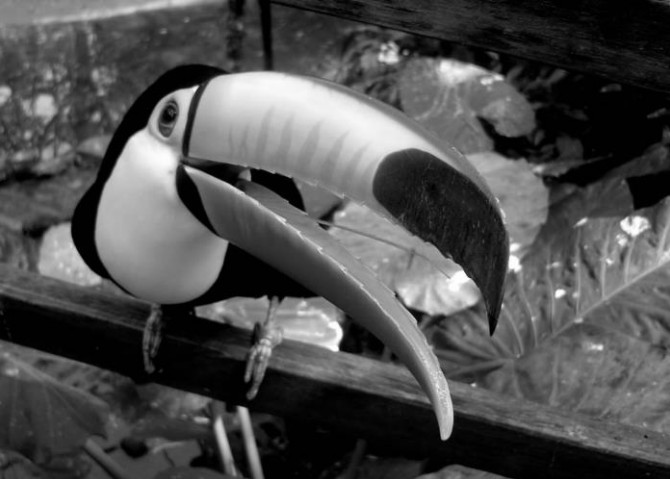
#> input picture aula-01/exercicios/images/tucano.png, 670 x 479 px
$ python quantization.py
#> lines starting #> are read from the running program, lines starting #| are printed output that depends on the picture
from PIL import Image, ImageOps
import numpy as np
import sys


def gray_quantization(data: np.array, b: int) -> np.array:
    """Quantiza uma imagem digital em escala de cinza
    para um número de bits especificado de acordo com
    o parâmetro b.

    Parameters
    ----------
    data : np.array
        Um array de numpy de shape (n,n), onde n é a amostragem da imagem
    b : int
        Um número inteiro especificando o número de bits

    Returns
    -------
    np.array
        Returna um array numpy de shape (n,n) com as cores quantizadas
    """
    i_min = data.min()
    i_max = data.max()
    step = (i_max - i_min) / (2 ** b - 1)
    q = (step * np.round((data - i_min) / step)).astype("uint8")
    return q


def main():
    """ Main function for application """

    # Recebendo o número de bits pela linha de comeando
    try:
        b = int(sys.argv[1])
    except:
        b = 2

    # Carrega a imagem
    image = Image.open("images/tucano.png")
#> image is the input picture: PIL image 670x479 RGB; min 0, max 255, mean 78.2

    # Converte em escala de cinza
    gray_image = ImageOps.grayscale(image)

    # Converte em um array de numpy
    gray_image_array = np.asarray(gray_image)

    # Aplica a quantização
    quant_image_array = gray_quantization(gray_image_array, b)
#> in gray_quantization, `i_min = data.min()`: i_min = 0
#> in gray_quantization, `i_max = data.max()`: i_max = 255
#> in gray_quantization, `step = (i_max - i_min) / (2 ** b - 1)`: step = 85
#> in gray_quantization, `q = (step * np.round((data - i_min) / step)).astype("uint8")`:
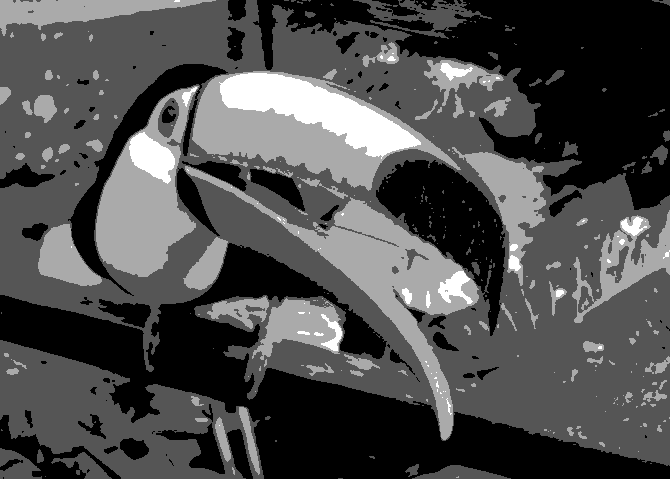
#> q: shape (479, 670); min 0, max 255, mean 76.8

    # Converte em um objeto PIL.Image.Image
    quant_image = Image.fromarray(quant_image_array)

    # Salva o resultado
    quant_image.save(f"images/quant_image_{b}_bits.png")


if __name__ == "__main__":

    main()
